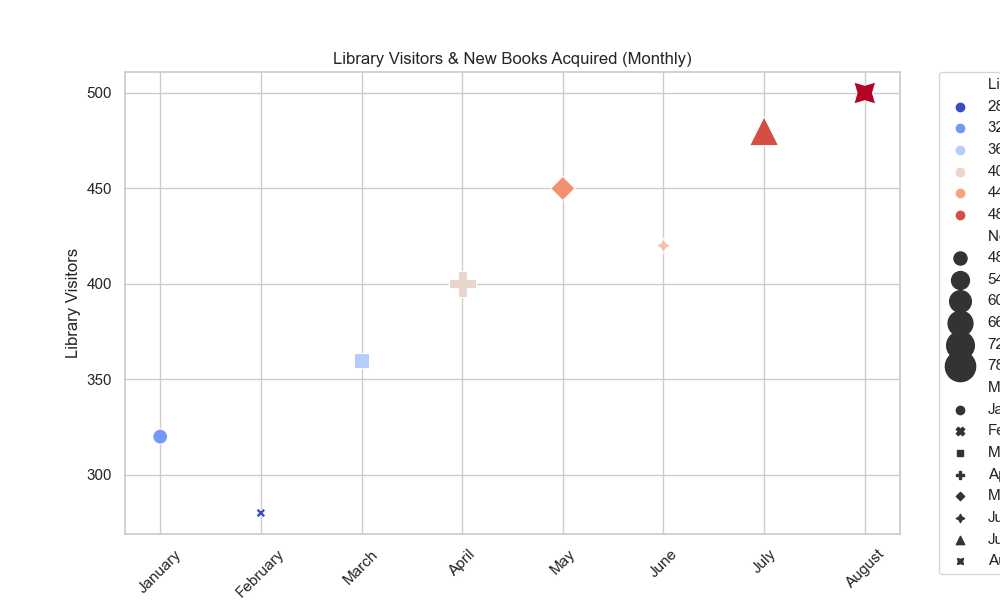

This figure's Python source:

import seaborn as sns
import matplotlib.pyplot as plt
import pandas as pd

# Data provided
data = [
    {'Month': 'January', 'Library Visitors': 320, 'New Books Acquired': 50},
    {'Month': 'February', 'Library Visitors': 280, 'New Books Acquired': 45},
    {'Month': 'March', 'Library Visitors': 360, 'New Books Acquired': 60},
    {'Month': 'April', 'Library Visitors': 400, 'New Books Acquired': 70},
    {'Month': 'May', 'Library Visitors': 450, 'New Books Acquired': 65},
    {'Month': 'June', 'Library Visitors': 420, 'New Books Acquired': 50},
    {'Month': 'July', 'Library Visitors': 480, 'New Books Acquired': 75},
    {'Month': 'August', 'Library Visitors': 500, 'New Books Acquired': 80}
]

# Create DataFrame
df = pd.DataFrame(data)

# Plotting
plt.figure(figsize=(10, 6))
scatter = sns.scatterplot(data=df, x='Month', y='Library Visitors', 
                          size='New Books Acquired', sizes=(50, 500), 
                          hue='Library Visitors', palette='coolwarm', 
                          style='Month', markers=True)

# Customize the axes and title
scatter.set_xticklabels(df['Month'], rotation=45)
scatter.set_title('Library Visitors & New Books Acquired (Monthly)')

# Show the legend
plt.legend(bbox_to_anchor=(1.05, 1), loc=2, borderaxespad=0.)

# Show the plot
plt.show()
